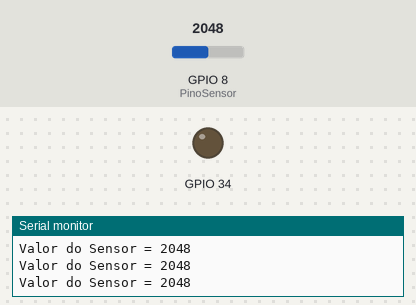
Recording of a sketch running on a simulated ESP32. Parts: output pins drawn as LEDs (lit = HIGH), the last lines printed to the serial monitor. The inputs (shaded band) are chosen by the test bench; at power-on: GPIO 8 (PinoSensor) = 2048.

Above: at 1.3 s.
1.4 s: GPIO 8 (PinoSensor) set to 216
2.9 s: GPIO 8 (PinoSensor) set to 190
At 3.4 s:
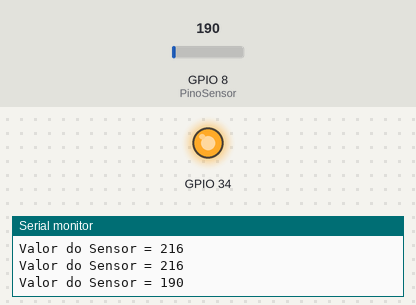
4.5 s: GPIO 8 (PinoSensor) set to 491
At 5.7 s:
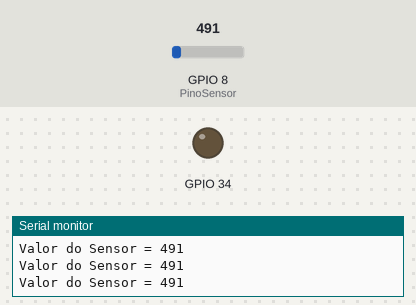
6.0 s: GPIO 8 (PinoSensor) set to 160
At 6.9 s:
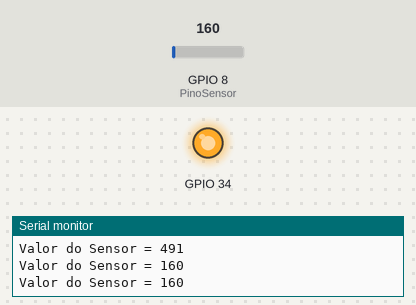
Timing chart, 0 to 8.5 s (numbered marks = the images above; inputs shaded):
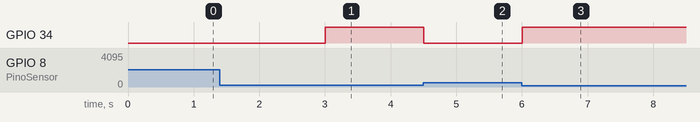

The sketch:

Sensor_de_Luz.ino
```cpp
//TEMPERATURA


const int PinoSensor = 8;//pino Anlógico de Entrada 0 int ValorSensor = 0;
int ValorSensor=0;
  void setup()
  {
    Serial.begin(9600);
    pinMode(34,OUTPUT);
  }


   void loop()
   {
      ValorSensor = analogRead(PinoSensor);
      Serial.print("Valor do Sensor = ");
      Serial.println(ValorSensor);
      if(ValorSensor < 200)
      {
           digitalWrite(34,HIGH);
      }else{
           digitalWrite(34,LOW);
      }
      delay(500);
   }
```

Measured:
- the behaviour switches between 200 and 199 on GPIO 8 (PinoSensor) (found by bisection; images 0 and 1)
- after the input at 2.9 s, GPIO 34: LOW → HIGH after 0.10 s
- after the input at 4.5 s, GPIO 34: HIGH → LOW at once
- after the input at 6.0 s, GPIO 34: LOW → HIGH at once
